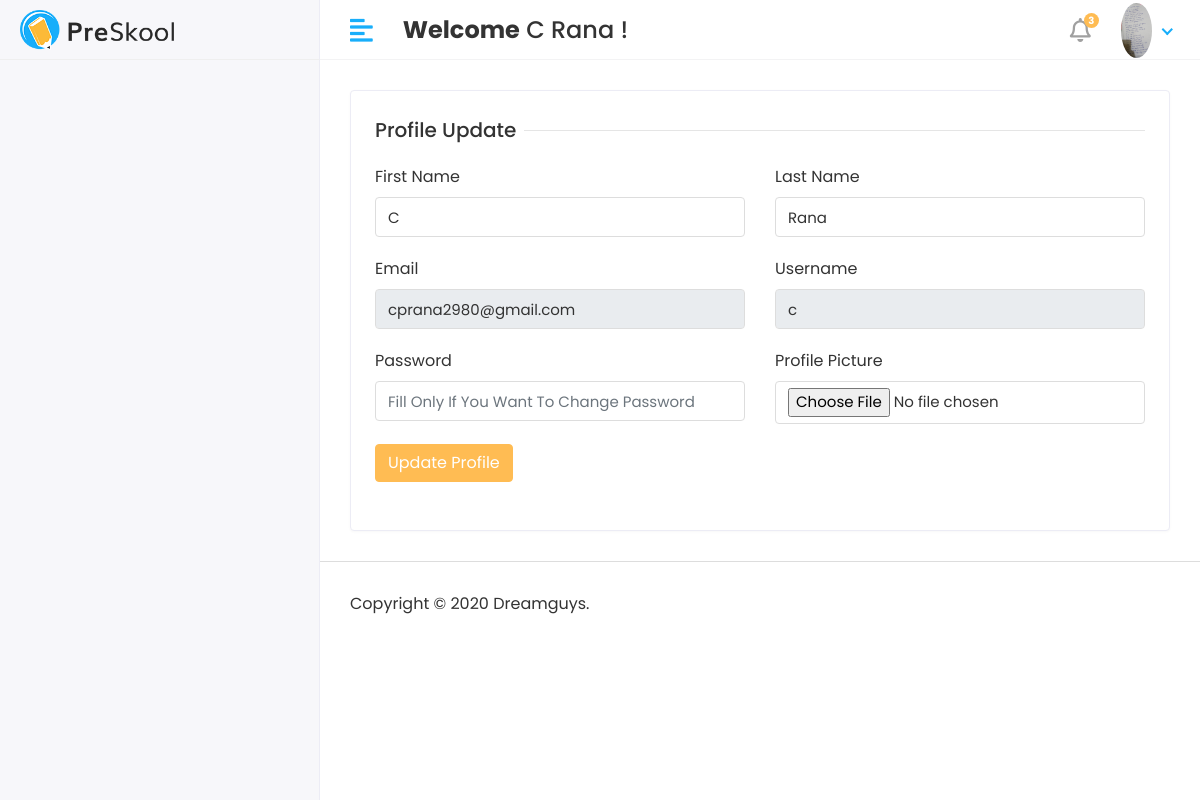
The page /profile (signed in) on the database its author committed.
### app/models.py (models this page shows)
class CustomUser(AbstractUser):
    USER = (
        (1, 'HOD'),
        (2, 'STAFF'),
        (3, 'STUDENT'),
    )
    user_type = models.CharField(choices=USER, max_length=50, default=1)
    profile_pic = models.ImageField(upload_to='media/profile_pic')

### student_management_system/views.py (the view)
# urls.py: path('profile', views.PROFILE, name='profile'),
@login_required(login_url='/')
def PROFILE(request):
    user = CustomUser.objects.get(id=request.user.id)
    context = {
        "user": user,
    }
    return render(request, 'profile.html', context)

### templates/profile.html (shortened to what this page needs)
{% extends 'base.html' %}
{% block content %}
               <div class="row">
                  <div class="col-sm-12">
                     <div class="card">
                        <div class="card-body">
                           <form method="post" action="{% url 'profile_update' %}" enctype="multipart/form-data">
                              <div class="row">
                                 <div class="col-12">
                                    <h5 class="form-title"><span>Profile Update</span></h5>
                                 </div>
                                  <div class="col-12 col-sm-6">
                                    <div class="form-group">
                                       <label>First Name</label>
                                       <input type="text" class="form-control" name="first_name" value="{{user.first_name}}">
                                    </div>
                                 </div>
                                 <div class="col-12 col-sm-6">
                                    <div class="form-group">
                                       <label>Last Name</label>
                                       <input type="text" class="form-control" name="last_name" value="{{user.last_name}}">
                                    </div>
                                 </div>
                                  <div class="col-12 col-sm-6">
                                    <div class="form-group">
                                       <label>Email</label>
                                       <input type="email" class="form-control" name="email" value="{{user.email}}" readonly >
                                    </div>
                                 </div>
                                  <div class="col-12 col-sm-6">
                                    <div class="form-group">
                                       <label>Username</label>
                                       <input type="text" class="form-control" name="username" value="{{user.username}}" readonly>
                                    </div>
                                 </div>
                                 <div class="col-12 col-sm-6">
                                    <div class="form-group">
                                       <label>Password</label>
                                       <input type="password" class="form-control" name="password" placeholder="Fill Only If You Want To Change Password">
                                    </div>
                                 </div>
                                 <div class="col-12 col-sm-6">
                                    <div class="form-group">
                                       <label>Profile Picture</label>
                                       <input type="file" class="form-control" name="profile_pic">
                                    </div>
                                 </div>
                                 <div class="col-12 col-sm-6">
                                    <button type="submit" class="btn btn-primary">Update Profile</button>
                                 </div>
                              </div>
                              <br>
                           </form>
                        </div>
                     </div>
                  </div>
               </div>
{% endblock %}

### templates/includes/header.html (shortened to what this page needs)
{% load static %}
<div class="header">
            <div class="header-left">
               <a href="index.html" class="logo">
               <img src="{% static 'assets/img/logo.png' %}" alt="Logo">
               </a>
            </div>
            <a href="javascript:void(0);" id="toggle_btn">
            <i class="fas fa-align-left"></i>
            </a>
            <div class="top-nav-search mt-3">
               <h4><strong>Welcome</strong>&nbsp;{{user.first_name}} {{user.last_name}}&nbsp;!</h4>
            </div>
            <ul class="nav user-menu">
               <li class="nav-item dropdown noti-dropdown">
                  <a href="#" class="dropdown-toggle nav-link" data-toggle="dropdown">
                  <i class="far fa-bell"></i> <span class="badge badge-pill">3</span>
                  </a>
               </li>
               <li class="nav-item dropdown has-arrow">
                  <a href="#" class="dropdown-toggle nav-link" data-toggle="dropdown">
                     {% if user.profile_pic == "" %}
                  <span class="user-img"><img class="rounded-circle" src="{% static 'assets/img/noimg.jpeg'%}" width="31" alt="{{user.first_name}}"></span>
                     {% else %}
                     <span class="user-img"><img class="rounded-circle" src="/{{user.profile_pic}}" width="31" alt="{{user.first_name}}"></span>
                     {% endif %}
                  </a>
               </li>
            </ul>
         </div>

### static/assets/css/style.css (style rules this page uses)
html { height: 100%; }
body { background-color: #fff; color: #333; font-family: 'Poppins', sans-serif; font-size: 1rem; height: 100%; line-height: 1.5; overflow-x: hidden; }
h1, h2, h3, h4, h5, h6 { font-family: 'Poppins', sans-serif; margin-top: 0; }
.form-control { border: 1px solid #ddd; box-shadow: none; color: #333; font-size: 15px; height: 40px; }
a { color: #009ce7; }
input, button, a { transition: all 0.4s ease; -moz-transition: all 0.4s ease; -o-transition: all 0.4s ease; -ms-transition: all 0.4s ease; -webkit-transition: all 0.4s ease; }
input, input:focus, button, button:focus { outline: none; }
input[type="file"] { height: auto; min-height: calc(1.5em + .75rem + 2px); }
input[type=text], input[type=password] { -webkit-appearance: none; -moz-appearance: none; appearance: none; }
.form-group { margin-bottom: 1.25rem; }
ul, ol { padding: 0px; list-style: none; }
.btn-primary { background-color: #FFBC53; border: 1px solid #FFBC53; }
.card { border: 1px solid #ececf5; box-shadow: 0 1px 3px 0 rgba(0, 0, 0, 0.03); margin-bottom: 1.875rem; }
.card-body { padding: 1.5rem; }
.header { background-color: #fff; border-bottom: 1px solid #f3f3f4; left: 0; position: fixed; right: 0; top: 0; z-index: 1001; height: 60px; }
.header .header-left { float: left; height: 60px; padding: 0 20px; position: relative; width: 320px; z-index: 1; transition: all 0.2s ease-in-out; background-color: #f7f7fa; border-bottom: 1px solid #efefef; border-right: 1px solid #ececf5; display: flex; align-items: center; }
.header .header-left .logo { display: inline-block; line-height: 60px; }
.header .header-left .logo img { max-height: 40px; width: auto; }
.header .dropdown-toggle:after { display: none; }
.header .has-arrow .dropdown-toggle:after { border-top: 0; border-left: 0; border-bottom: 2px solid #18aefa; border-right: 2px solid #18aefa; content: ''; height: 8px; display: inline-block; pointer-events: none; -webkit-transform-origin: 66% 66%; -ms-transform-origin: 66% 66%; transform-origin: 66% 66%; -webkit-transform: rotate(45deg); -ms-transform: rotate(45deg); transform: rotate(45deg); -webkit-transition: all 0.15s ease-in-out; transition: all 0.15s ease-in-out; width: 8px; vertical-align: 0px; }
.user-menu { float: right; margin: 0; position: relative; z-index: 99; padding-right: 15px; }
.user-menu.nav > li > a { color: #a0a0a0; font-size: 14px; line-height: 58px; padding: 0 15px; height: 60px; }
.user-img { margin-right: 3px; position: relative; }
.top-nav-search { float: left; margin-left: 15px; }
.user-menu.nav > li > a .badge { background-color: #FFBC53; display: block; font-size: 10px; font-weight: bold; height: 15px; width: 15px; position: absolute; right: 7px; top: 13px; color: #fff; padding: 3px; }
.user-menu.nav > li > a > i { font-size: 1.5rem; line-height: 60px; }
.form-title { width: 100%; max-width: 100%; padding: 0; font-size: 1.25rem; font-weight: 500; line-height: inherit; color: #333; white-space: normal; position: relative; display: block; margin-bottom: 20px; }
.form-title:before { content: ""; position: absolute; left: 0px; right: 0px; height: 1px; top: 50%; background-color: rgba(0, 0, 0, 0.1); }
.form-title span { padding: 0px 0.5rem 0 0; background-color: #fff; display: inline-block; z-index: 2; position: relative; }
@media (min-width: 992px) { #toggle_btn { align-items: center; color: #18aefa; display: inline-flex; float: left; font-size: 26px; height: 60px; justify-content: center; margin-left: 15px; padding: 0 15px; } }

### rows shown on the page
CustomUser: first_name "C", last_name "Rana", profile_pic (picture), email "cprana2980@gmail.com", username "c"
